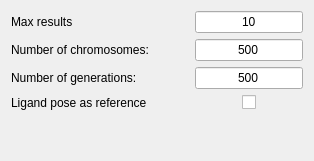
            <widget class="QWidget" name="tab_19">
             <attribute name="title">
              <string>Settings</string>
             </attribute>
             <layout class="QGridLayout" name="gridLayout_2">
              <item row="2" column="0">
               <widget class="QLabel" name="label_113">
                <property name="text">
                 <string>&lt;html&gt;&lt;head/&gt;&lt;body&gt;&lt;p&gt;Number of generations:&lt;/p&gt;&lt;/body&gt;&lt;/html&gt;</string>
                </property>
               </widget>
              </item>
              <item row="1" column="1">
               <spacer name="horizontalSpacer">
                <property name="orientation">
                 <enum>Qt::Horizontal</enum>
                </property>
                <property name="sizeHint" stdset="0">
                 <size>
                  <width>40</width>
                  <height>20</height>
                 </size>
                </property>
               </spacer>
              </item>
              <item row="3" column="0">
               <widget class="QLabel" name="label_114">
                <property name="text">
                 <string>Ligand pose as reference</string>
                </property>
               </widget>
              </item>
              <item row="4" column="0">
               <spacer name="verticalSpacer_2">
                <property name="orientation">
                 <enum>Qt::Vertical</enum>
                </property>
                <property name="sizeHint" stdset="0">
                 <size>
                  <width>20</width>
                  <height>40</height>
                 </size>
                </property>
               </spacer>
              </item>
              <item row="2" column="2">
               <widget class="QLineEdit" name="input_num_generations">
                <property name="text">
                 <string>500</string>
                </property>
                <property name="alignment">
                 <set>Qt::AlignCenter</set>
                </property>
               </widget>
              </item>
              <item row="3" column="2" alignment="Qt::AlignHCenter">
               <widget class="QCheckBox" name="flexaid_ligref_checkBox">
                <property name="text">
                 <string/>
                </property>
               </widget>
              </item>
              <item row="1" column="0">
               <widget class="QLabel" name="label_112">
                <property name="text">
                 <string>&lt;html&gt;&lt;head/&gt;&lt;body&gt;&lt;p&gt;Number of chromosomes:&lt;/p&gt;&lt;/body&gt;&lt;/html&gt;</string>
                </property>
               </widget>
              </item>
              <item row="1" column="2">
               <widget class="QLineEdit" name="input_num_chromosomes">
                <property name="text">
                 <string>500</string>
                </property>
                <property name="alignment">
                 <set>Qt::AlignCenter</set>
                </property>
               </widget>
              </item>
              <item row="0" column="0">
               <widget class="QLabel" name="label">
                <property name="text">
                 <string>Max results</string>
                </property>
               </widget>
              </item>
              <item row="0" column="2">
               <widget class="QLineEdit" name="flexaid_max_results">
                <property name="text">
                 <string>10</string>
                </property>
                <property name="alignment">
                 <set>Qt::AlignCenter</set>
                </property>
               </widget>
              </item>
             </layout>
            </widget>
